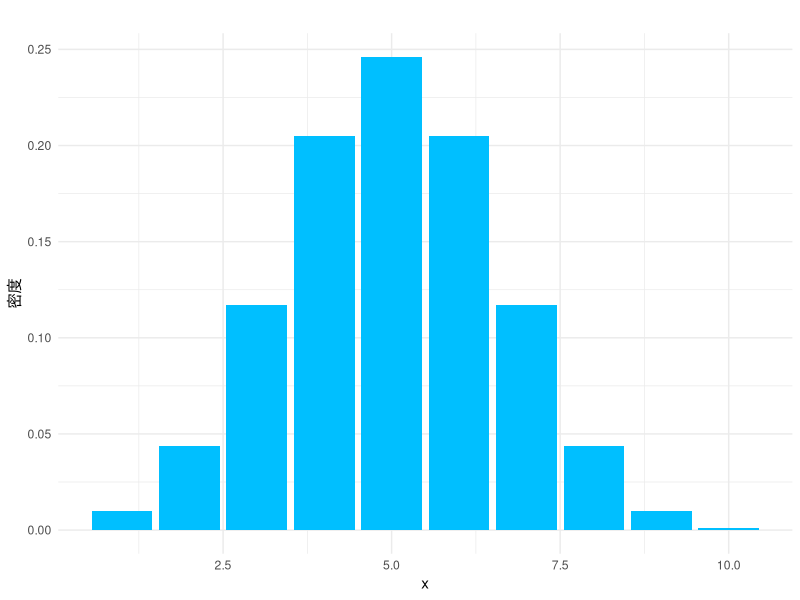
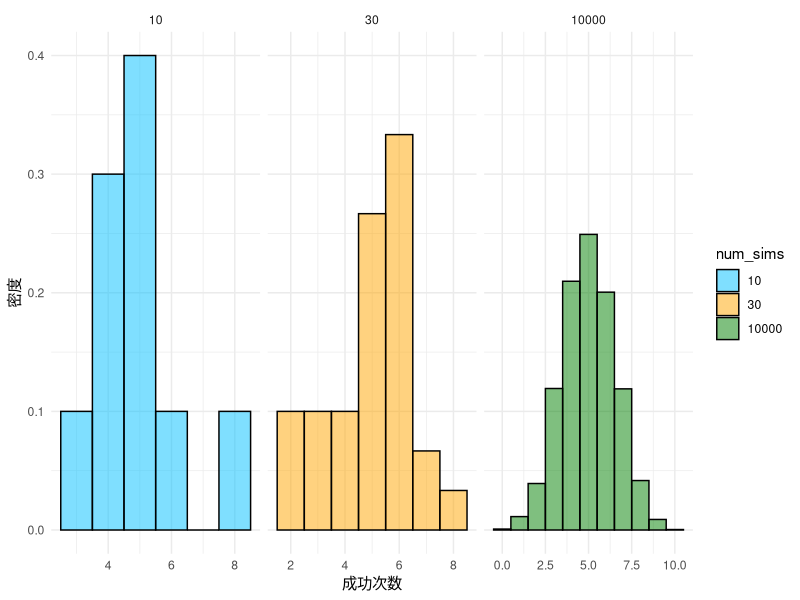
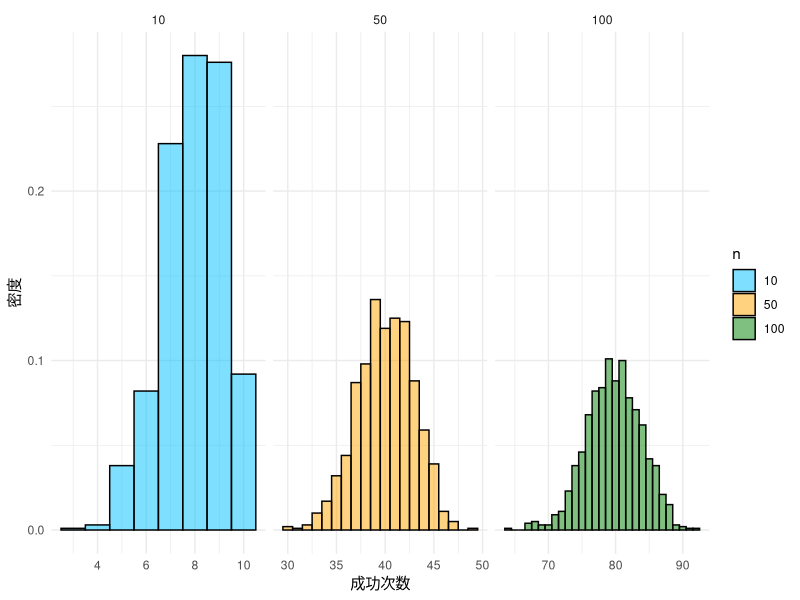
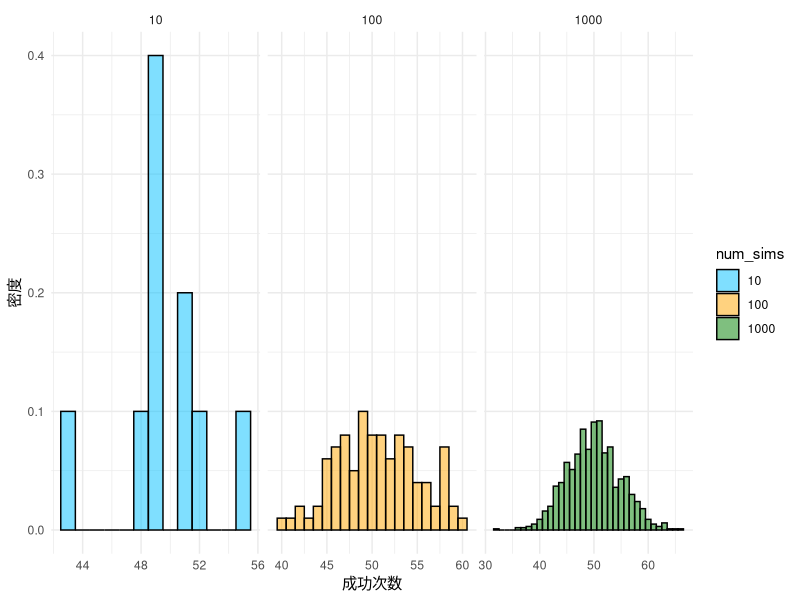
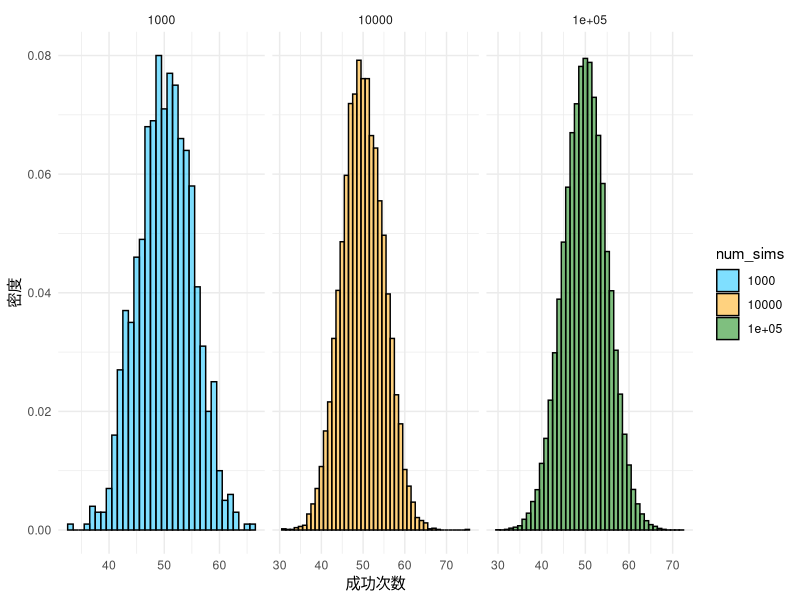
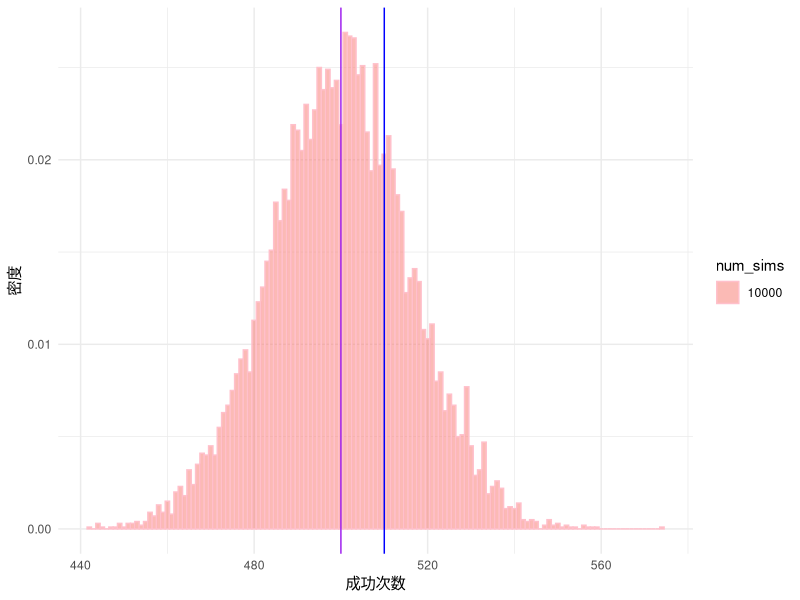
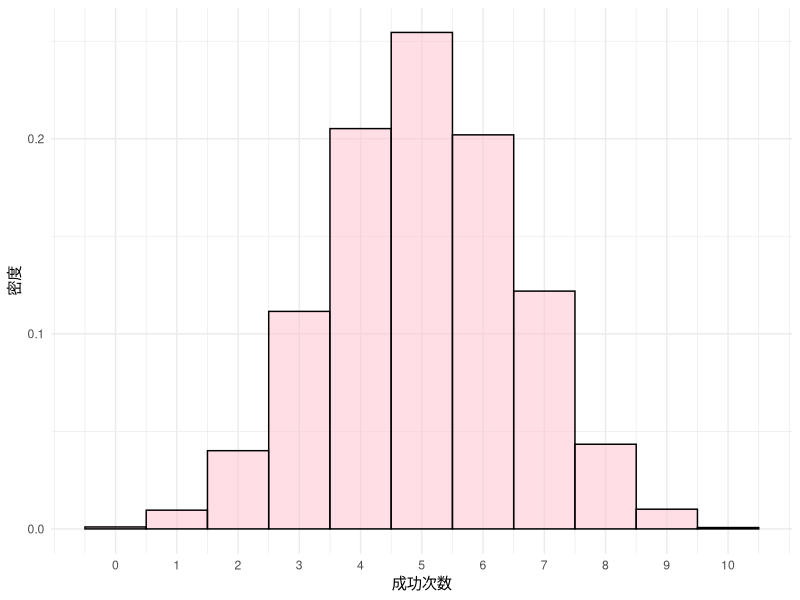
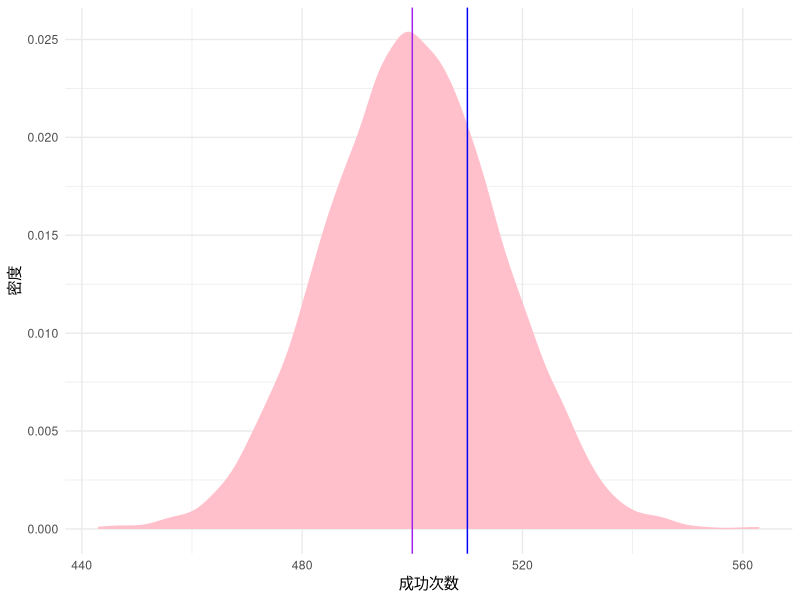

The R script that drew these images, in order:
## ---- chunk 1
library(ggplot2)
# 检查包是否已安装
if (!requireNamespace("patchwork", quietly = TRUE)) {
  # 如果未安装，则安装包
  install.packages("patchwork")
}

# 加载 patchwork 包
library(patchwork)
# 生成一组数据
x <- 1:10
y1 <- dbinom(x, size = 10, prob = 0.5)
# 将数据转化为数据框
df <- data.frame(x, y1)

# 绘制三条正态分布曲线
ggplot(df,aes(x, y1)) + 
  geom_col(fill ="#00BFFF") +
  labs(title = "", x = "x", y = "密度") +
  theme_minimal()
## ---- chunk 2


# 定义参数
p <- 0.5
n <- 10
num_sims <- c(10,30,10000)

# 创建数据框
data <- data.frame(x = numeric(), 
                   n = factor(),
                   num_sims = factor())

for (i in num_sims) {
  sim_data <- data.frame(x = rbinom(i, n, p), 
                         n = factor(rep(n, i)),
                         num_sims = factor(rep(i, i)))
  data <- rbind(data, sim_data)
}

# 绘制直方图
ggplot(data, 
       aes(x = x, fill = num_sims)) +
  geom_histogram(alpha = 0.5, 
                 aes(y = ..density..),
                 color = 'black',
                 binwidth = 1, 
                 position = "identity") +
  scale_fill_manual(values = c("#00BFFF", "#FFA500", "#008000")) +
  labs(x = "成功次数", 
       y = "密度", 
       fill = "num_sims") +
  facet_wrap(~num_sims, 
             ncol = 3, 
             scales = "free_x") +
  theme_minimal()


## ---- chunk 3

# 定义参数
p <- 0.8
n <- c(10, 50, 100)
num_sims <- 1000

# 创建数据框
data <- data.frame(x = numeric(), 
                   n = factor())

for (i in n) {
  sim_data <- data.frame(x = rbinom(num_sims, i, p), 
                         n = factor(rep(i, num_sims)))
  data <- rbind(data, sim_data)
}

# 绘制直方图
ggplot(data, 
       aes(x = x, fill = n)) +
  geom_histogram(alpha = 0.5, 
                 aes(y = ..density..),
                 color = 'black',
                 binwidth = 1, 
                 position = "identity") +
  scale_fill_manual(values = c("#00BFFF", "#FFA500", "#008000")) +
  labs(x = "成功次数", 
       y = "密度", 
       fill = "n") +
  facet_wrap(~n, 
             ncol = 3, 
             scales = "free_x") +
  theme_minimal()


## ---- chunk 4
# 定义参数
p <- 0.5
n <- 100
num_sims <- c(10,100,1000)

# 创建数据框
data <- data.frame(x = numeric(), 
                   n = factor(),
                   num_sims = factor())

for (i in num_sims) {
  sim_data <- data.frame(x = rbinom(i, n, p), 
                         n = factor(rep(n, i)),
                         num_sims = factor(rep(i, i)))
  data <- rbind(data, sim_data)
}

# 绘制直方图
ggplot(data, 
       aes(x = x, fill = num_sims)) +
  geom_histogram(alpha = 0.5, 
                 aes(y = ..density..),
                 color = 'black',
                 binwidth = 1, 
                 position = "identity") +
  scale_fill_manual(values = c("#00BFFF", "#FFA500", "#008000")) +
  labs(x = "成功次数", 
       y = "密度", 
       fill = "num_sims") +
  facet_wrap(~num_sims, 
             ncol = 3, 
             scales = "free_x") +
  theme_minimal()


## ---- chunk 5
# 定义参数
p <- 0.5
n <- 100
num_sims <- c(1000,10000,100000)

# 创建数据框
data <- data.frame(x = numeric(), 
                   n = factor(),
                   num_sims = factor())

for (i in num_sims) {
  sim_data <- data.frame(x = rbinom(i, n, p), 
                         n = factor(rep(n, i)),
                         num_sims = factor(rep(i, i)))
  data <- rbind(data, sim_data)
}

# 绘制直方图
ggplot(data, 
       aes(x = x, fill = num_sims)) +
  geom_histogram(alpha = 0.5, 
                 aes(y = ..density..),
                 color = 'black',
                 binwidth = 1, 
                 position = "identity") +
  scale_fill_manual(values = c("#00BFFF", "#FFA500", "#008000")) +
  labs(x = "成功次数", 
       y = "密度", 
       fill = "num_sims") +
  facet_wrap(~num_sims, 
             ncol = 3, 
             scales = "free_x") +
  theme_minimal()


## ---- chunk 6
library(tidyverse)
# 对数据框按照num_sims进行分组，并计算每组的均值和标准差
result <- data %>% 
  group_by(num_sims) %>% 
  summarize(mean_x = mean(x), sd_x = sd(x))

# 输出结果
print(result)
## ---- chunk 7
# 定义参数
p <- 0.5
n <- 1000
num_sims <- 10000

# 创建数据框
data <- data.frame(x = numeric(), 
                   n = factor(),
                   num_sims = factor())

for (i in num_sims) {
  sim_data <- data.frame(x = rbinom(i, n, p), 
                         n = factor(rep(n, i)),
                         num_sims = factor(rep(i, i)))
  data <- rbind(data, sim_data)
}

# 绘制直方图
ggplot(data, 
       aes(x = x, fill = num_sims)) +
  geom_histogram(alpha = 0.5, 
                 aes(y = ..density..),
                 color = 'pink',
                 binwidth = 1, 
                 position = "identity") +
  labs(x = "成功次数", 
       y = "密度", 
       fill = "num_sims")  +
  geom_vline(xintercept = c(500, 510), color = c("purple", "blue"), linetype = c(1, 1))+
  theme_minimal()


## ---- chunk 8
# 定义参数
p <- 0.5
n <- 10
num_sims <- 10000

# 创建数据框
data <- data.frame(x = numeric(), 
                   n = factor(),
                   num_sims = factor())

for (i in num_sims) {
  sim_data <- data.frame(x = rbinom(i, n, p), 
                         n = factor(rep(n, i)),
                         num_sims = factor(rep(i, i)))
  data <- rbind(data, sim_data)
}

# 绘制直方图
ggplot(data, 
       aes(x = x)) +
  geom_histogram(alpha = 0.5, 
                 aes(y = ..density..),
                 color = 'black',
                 fill = 'pink',
                 binwidth = 1, 
                 position = "identity") +
  labs(x = "成功次数", 
       y = "密度", 
       fill = "num_sims")  +
  scale_x_continuous(breaks = seq(0, n, 1))+
  theme_minimal()


## ---- chunk 9
# 定义参数
p <- 0.5
n <- 1000
num_sims <- 10000

# 创建数据框
data <- data.frame(x = numeric(), 
                   n = factor(),
                   num_sims = factor())

for (i in num_sims) {
  sim_data <- data.frame(x = rbinom(i, n, p), 
                         n = factor(rep(n, i)),
                         num_sims = factor(rep(i, i)))
  data <- rbind(data, sim_data)
}

# 绘制直方图和密度曲线
ggplot(data, 
       aes(x = x)) +
  geom_density(color = 'pink',fill = 'pink') +
  labs(x = "成功次数", 
       y = "密度", 
       fill = "num_sims",
       color = "num_sims") +
  geom_vline(xintercept = c(500, 510), color = c("purple", "blue"), linetype = c(1, 1)) +
  theme_minimal()

## ---- chunk 10
# 定义参数
p <- 0.5
n <- 1000
num_sims <- 10000

# 创建数据框
data <- data.frame(x = numeric(), 
                   n = factor(),
                   num_sims = factor())

for (i in num_sims) {
  sim_data <- data.frame(x = rbinom(i, n, p), 
                         n = factor(rep(n, i)),
                         num_sims = factor(rep(i, i)))
  data <- rbind(data, sim_data)
}

# 绘制直方图和密度曲线
ggplot(data, 
       aes(x = x)) +
  geom_histogram(alpha = 0.5, 
           aes(y = ..density..),
           color = 'pink',
           binwidth = 1, 
           position = "identity") +
  geom_density(color = 'pink') +
  labs(x = "成功次数", 
       y = "密度", 
       fill = "num_sims",
       color = "num_sims") +
  geom_vline(xintercept = c(500, 510), color = c("purple", "blue"), linetype = c(1, 1)) +
  theme_minimal()

## ---- chunk 11
# 定义参数
p <- 0.5
n <- 1000
num_sims <- 10000

# 创建数据框
data <- data.frame(x = numeric(), 
                   n = factor(),
                   num_sims = factor())

for (i in num_sims) {
  sim_data <- data.frame(x = rbinom(i, n, p), 
                         n = factor(rep(n, i)),
                         num_sims = factor(rep(i, i)))
  data <- rbind(data, sim_data)
}

# 绘制直方图和密度曲线
ggplot(data, 
       aes(x = x)) +
  geom_density(color = 'pink',fill = 'pink') +
  labs(x = "成功次数", 
       y = "密度", 
       fill = "num_sims",
       color = "num_sims") +
  geom_vline(xintercept = c(500), color = c("purple"), linetype = c(1)) +
  theme_minimal()

## ---- chunk 12
# 定义参数
p <- 0.5
n <- 1000
num_sims <- 10000

# 创建数据框
data <- data.frame(x = numeric(), 
                   n = factor(),
                   num_sims = factor())

for (i in num_sims) {
  sim_data <- data.frame(x = rbinom(i, n, p), 
                         n = factor(rep(n, i)),
                         num_sims = factor(rep(i, i)))
  data <- rbind(data, sim_data)
}

# 绘制直方图和密度曲线
ggplot(data, 
       aes(x = x)) +
  geom_density(color = 'pink',fill = 'pink') +
  labs(x = "成功次数", 
       y = "密度", 
       fill = "num_sims",
       color = "num_sims") +
  geom_vline(xintercept = c(500,510), color = c("purple","blue"), linetype = c(1,1)) +
  theme_minimal()

## ---- chunk 13



# 定义参数
p <- 0.5
n <- 1000
num_sims <- 10000

# 创建数据框
data <- data.frame(x = numeric(), 
                   n = factor(),
                   num_sims = factor())

for (i in num_sims) {
  sim_data <- data.frame(x = rbinom(i, n, p), 
                         n = factor(rep(n, i)),
                         num_sims = factor(rep(i, i)))
  data <- rbind(data, sim_data)
}

# 绘制直方图和密度曲线
histogram <- ggplot(data, aes(x = x)) +
  geom_histogram(alpha = 0.5, 
                 aes(y = ..density..),
                 color = 'pink',
                 binwidth = 1, 
                 position = "identity") +
  labs(x = "成功次数", 
       y = "密度", 
       fill = "num_sims",
       color = "num_sims") +
  geom_vline(xintercept = c(500, 510), 
             color = c("purple", "blue"), 
             linetype = c(1, 1)) +
  theme_minimal()

density <- ggplot(data, aes(x = x)) +
  geom_density(color = 'pink', 
               fill = 'pink') +
  labs(x = "成功次数", 
       y = "密度", 
       fill = "num_sims",
       color = "num_sims") +
  geom_vline(xintercept = c(500, 510), 
             color = c("purple", "blue"), 
             linetype = c(1, 1)) +
  theme_minimal()

# 拼接图形
histogram + density

## ---- chunk 14
# 定义参数
p <- 0.5
n <- 1000
num_sims <- 10000

# 创建数据框
data <- data.frame(x = numeric(), 
                   n = factor(),
                   num_sims = factor())

for (i in num_sims) {
  sim_data <- data.frame(x = rbinom(i, n, p), 
                         n = factor(rep(n, i)),
                         num_sims = factor(rep(i, i)))
  data <- rbind(data, sim_data)
}

# 计算密度曲线
density_data <- density(data$x)

# 绘制直方图和密度曲线
ggplot(data, aes(x = x)) +
  geom_density(color = 'pink', fill = 'pink') +
  labs(x = "成功次数", 
       y = "密度", 
       fill = "num_sims",
       color = "num_sims") +
  geom_vline(xintercept = c(500, 510), color = c("purple", "blue"), linetype = c(1, 1)) +
  geom_area(data = subset(as.data.frame(density_data[c("x", "y")]), x >= 500 & x <= 510),
            aes(x = x, y = y), fill = "yellow", alpha = 0.2) +
  theme_minimal()
## ---- chunk 15
# 定义参数
p <- 0.5
n <- 1000
num_sims <- 10000

# 创建数据框
data <- data.frame(x = numeric(), 
                   n = factor(),
                   num_sims = factor())

for (i in num_sims) {
  sim_data <- data.frame(x = rbinom(i, n, p), 
                         n = factor(rep(n, i)),
                         num_sims = factor(rep(i, i)))
  data <- rbind(data, sim_data)
}

# 计算密度曲线
density_data <- density(data$x)

# 绘制直方图和密度曲线
ggplot(data, aes(x = x)) +
  geom_density(color = 'pink', fill = 'pink') +
  labs(x = "成功次数", 
       y = "密度", 
       fill = "num_sims",
       color = "num_sims") +
  geom_vline(xintercept = c(500, 510), color = c("purple", "blue"), linetype = c(1, 1)) +
  geom_area(data = subset(as.data.frame(density_data[c("x", "y")]), x <= 500),
            aes(x = x, y = y), fill = "yellow", alpha = 0.2) +
  theme_minimal()
## ---- chunk 16
# 定义参数
p <- 0.5
n <- 1000
num_sims <- 10000

# 创建数据框
data <- data.frame(x = numeric(), 
                   n = factor(),
                   num_sims = factor())

for (i in num_sims) {
  sim_data <- data.frame(x = rbinom(i, n, p), 
                         n = factor(rep(n, i)),
                         num_sims = factor(rep(i, i)))
  data <- rbind(data, sim_data)
}

# 计算密度曲线
density_data <- density(data$x)

# 绘制直方图和密度曲线
ggplot(data, aes(x = x)) +
  geom_density(color = 'pink', fill = 'pink') +
  labs(x = "成功次数", 
       y = "密度", 
       fill = "num_sims",
       color = "num_sims") +
  geom_vline(xintercept = c(500, 510), color = c("purple", "blue"), linetype = c(1, 1)) +
  geom_area(data = subset(as.data.frame(density_data[c("x", "y")]), x >= 510),
            aes(x = x, y = y), fill = "yellow", alpha = 0.2) +
  theme_minimal()
## ---- chunk 17

# 生成一组数据
x <- seq(-4, 4, length = 100)
y1 <- dnorm(x, mean = 0, sd = 1)
y2 <- dnorm(x, mean = 0.5, sd = 1)
y3 <- dnorm(x, mean = 1, sd = 1)

# 将数据转化为数据框
df <- data.frame(x, y1, y2, y3)

# 绘制三条正态分布曲线
ggplot(df) + 
  geom_line(aes(x, y1), color = "#56B4E9", size = 1) +
  geom_line(aes(x, y2), color = "#E69F00", size = 1) +
  geom_line(aes(x, y3), color = "#A6D96A", size = 1) +
  labs(title = "", x = "x", y = "密度") +
  geom_vline(xintercept = c(0,0.5,1), linetype = "dashed", color = c("#56B4E9","#E69F00","#A6D96A")) +

  annotate("text", x = 2.5, y = 0.5, label = "mean = 0", color = "#56B4E9") +
  annotate("text", x = 2.5, y = 0.4, label = "mean = 0.5", color = "#E69F00") +
  annotate("text", x = 2.5, y = 0.3, label = "mean = 1", color = "#A6D96A") +

  scale_x_continuous(breaks = seq(-4, 4, 1))+

      
  theme_minimal()

## ---- chunk 18

# 生成一组数据
x <- seq(-4, 4, length = 100)
y1 <- dnorm(x, mean = 0, sd = 1)
y2 <- dnorm(x, mean = 0, sd = 2)
y3 <- dnorm(x, mean = 0, sd = 3)

# 将数据转化为数据框
df <- data.frame(x, y1, y2, y3)

# 绘制三条正态分布曲线
ggplot(df) + 
  geom_line(aes(x, y1), color = "#56B4E9", size = 1) +
  geom_line(aes(x, y2), color = "#E69F00", size = 1) +
  geom_line(aes(x, y3), color = "#A6D96A", size = 1) +
  annotate("text", x = 0.8, y = 0.5, label = "sd = 1", color = "#56B4E9") +
  annotate("text", x = 1.5, y = 0.2, label = "sd = 2", color = "#E69F00") +
  annotate("text", x = 2.5, y = 0.05, label = "sd = 3", color = "#A6D96A") +
  labs(title = "", x = "x", y = "密度") +
  scale_x_continuous(breaks = seq(-4, 4, 1))+
  theme_minimal()

## ---- chunk 19

# 生成一组数据
x <- seq(-4, 4, length = 100)
y1 <- dnorm(x, mean = 0, sd = 1)
y2 <- dnorm(x, mean = 0, sd = 2)
y3 <- dnorm(x, mean = 0, sd = 3)

# 将数据转化为数据框
df <- data.frame(x, y1, y2, y3)

# 绘制三条正态分布曲线
ggplot(df) + 
  geom_line(aes(x, y1), color = "#56B4E9", size = 1) +
  geom_line(aes(x, y2), color = "#E69F00", size = 1) +
  geom_line(aes(x, y3), color = "#A6D96A", size = 1) +
  annotate("text", x = 0.8, y = 0.5, label = "sd = 1", color = "#56B4E9") +
  annotate("text", x = 1.5, y = 0.2, label = "sd = 2", color = "#E69F00") +
  annotate("text", x = 2.5, y = 0.05, label = "sd = 3", color = "#A6D96A") +
  labs(title = "", x = "x", y = "密度") +
  scale_x_continuous(breaks = seq(-4, 4, 1))+
  theme_minimal()


## ---- chunk 20
# 设置样本大小和模拟次数
sample_size <- 50
n_sims <- 10000

# 抽取样本，计算平均值，并存储结果
results <- NULL
for(i in 1:n_sims){
  sample <- rnorm(sample_size, 0, 1) # 从二项分布中抽取样本
  sample_mean <- mean(sample) # 计算样本平均值
  results <- c(results, sample_mean) # 存储结果
}
results <- data.frame(results)

# 绘制直方图
ggplot(results, 
       aes(x = results)) +
  geom_histogram(alpha = 0.5, 
                 aes(y = ..density..),
                 color = 'black',
                 bins = 30,
                 fill = 'pink',
                 #binwidth = 1, 
                 position = "identity") +
  labs(x = "x", 
       y = "密度") +
  theme_minimal()


## ---- chunk 21
# 设置样本大小和模拟次数
sample_size <- 1000

results <- data.frame(results = rbinom(sample_size, 10, 0.5))

# 绘制直方图
ggplot(results, 
       aes(x = results)) +
  geom_histogram(alpha = 0.5, 
                 aes(y = ..density..),
                 color = 'black',
                 bins = 30,
                 fill = 'orange',
                 #binwidth = 1, 
                 position = "identity") +
  labs(x = "x", 
       y = "密度") +
  theme_minimal()
## ---- chunk 22
# 设置样本大小和模拟次数
sample_size <- 50
n_sims <- 10000

# 抽取样本，计算平均值，并存储结果
results <- NULL
for(i in 1:n_sims){
  sample <- rbinom(sample_size, 10, 0.5) # 从二项分布中抽取样本
  sample_mean <- mean(sample) # 计算样本平均值
  results <- c(results, sample_mean) # 存储结果
}
results <- data.frame(results)

# 绘制直方图
ggplot(results, 
       aes(x = results)) +
  geom_histogram(alpha = 0.5, 
                 aes(y = ..density..),
                 color = 'black',
                 bins = 30,
                 fill = 'pink',
                 #binwidth = 1, 
                 position = "identity") +
  labs(x = "x", 
       y = "密度") +
  theme_minimal()


## ---- chunk 23
# 设置样本大小和模拟次数
sample_size <- 1000

results <- data.frame(results = rpois(sample_size, 1))

# 绘制直方图
ggplot(results, 
       aes(x = results)) +
  geom_histogram(alpha = 0.5, 
                 aes(y = ..density..),
                 color = 'black',
                 bins = 30,
                 fill = 'orange',
                 #binwidth = 1, 
                 position = "identity") +
  labs(x = "x", 
       y = "密度") +
  theme_minimal()
## ---- chunk 24
# 设置样本大小和模拟次数
sample_size <- 50
n_sims <- 10000

# 抽取样本，计算平均值，并存储结果
results <- NULL
for(i in 1:n_sims){
  sample <- rpois(sample_size, 1) # 从二项分布中抽取样本
  sample_mean <- mean(sample) # 计算样本平均值
  results <- c(results, sample_mean) # 存储结果
}
results <- data.frame(results)

# 绘制直方图
ggplot(results, 
       aes(x = results)) +
  geom_histogram(alpha = 0.5, 
                 aes(y = ..density..),
                 color = 'black',
                 bins = 30,
                 fill = 'pink',
                 #binwidth = 1, 
                 position = "identity") +
  labs(x = "x", 
       y = "密度") +
  theme_minimal()


## ---- chunk 25
# 设置样本大小和模拟次数
sample_size <- 1000

results <- data.frame(results = rgamma(sample_size, 1,1))

# 绘制直方图
ggplot(results, 
       aes(x = results)) +
  geom_histogram(alpha = 0.5, 
                 aes(y = ..density..),
                 color = 'black',
                 bins = 30,
                 fill = 'orange',
                 #binwidth = 1, 
                 position = "identity") +
  labs(x = "x", 
       y = "密度") +
  theme_minimal()
## ---- chunk 26
# 设置样本大小和模拟次数
sample_size <- 50
n_sims <- 10000

# 抽取样本，计算平均值，并存储结果
results <- NULL
for(i in 1:n_sims){
  sample <- rgamma(sample_size, 1,1) # 从二项分布中抽取样本
  sample_mean <- mean(sample) # 计算样本平均值
  results <- c(results, sample_mean) # 存储结果
}
results <- data.frame(results)

# 绘制直方图
ggplot(results, 
       aes(x = results)) +
  geom_histogram(alpha = 0.5, 
                 aes(y = ..density..),
                 color = 'black',
                 bins = 30,
                 fill = 'pink',
                 #binwidth = 1, 
                 position = "identity") +
  labs(x = "x", 
       y = "密度") +
  theme_minimal()
